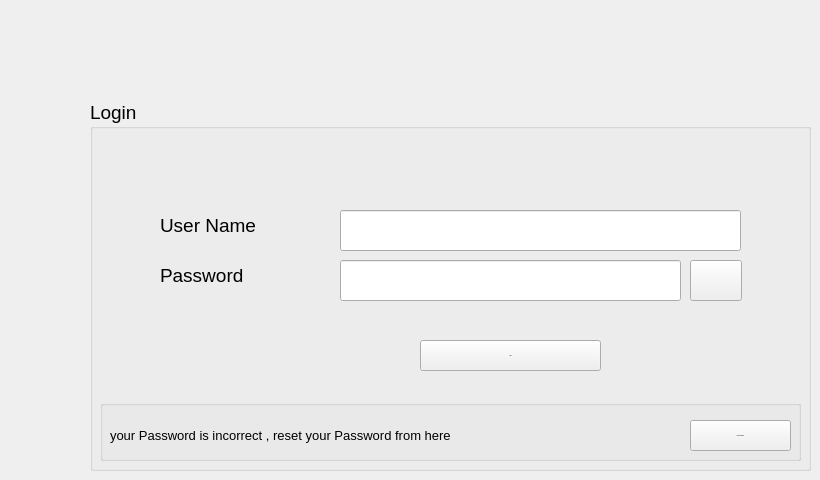
    <widget class="QWidget" name="tab_5">
     <attribute name="title">
      <string>صفحة</string>
     </attribute>
     <widget class="QGroupBox" name="groupBox_7">
      <property name="geometry">
       <rect>
        <x>90</x>
        <y>100</y>
        <width>721</width>
        <height>371</height>
       </rect>
      </property>
      <property name="font">
       <font>
        <family>Segoe UI</family>
        <pointsize>14</pointsize>
       </font>
      </property>
      <property name="title">
       <string>Login</string>
      </property>
      <widget class="QPushButton" name="pushButton_7">
       <property name="geometry">
        <rect>
         <x>330</x>
         <y>240</y>
         <width>181</width>
         <height>31</height>
        </rect>
       </property>
       <property name="font">
        <font>
         <family>Segoe UI</family>
         <pointsize>-1</pointsize>
        </font>
       </property>
       <property name="text">
        <string>Login</string>
       </property>
      </widget>
      <widget class="QLabel" name="label_13">
       <property name="geometry">
        <rect>
         <x>70</x>
         <y>160</y>
         <width>111</width>
         <height>31</height>
        </rect>
       </property>
       <property name="font">
        <font>
         <family>Segoe UI</family>
         <pointsize>14</pointsize>
        </font>
       </property>
       <property name="text">
        <string>Password</string>
       </property>
      </widget>
      <widget class="QLabel" name="label_3">
       <property name="geometry">
        <rect>
         <x>70</x>
         <y>110</y>
         <width>111</width>
         <height>31</height>
        </rect>
       </property>
       <property name="font">
        <font>
         <family>Segoe UI</family>
         <pointsize>14</pointsize>
        </font>
       </property>
       <property name="text">
        <string>User Name</string>
       </property>
      </widget>
      <widget class="QLineEdit" name="lineEdit_25">
       <property name="geometry">
        <rect>
         <x>250</x>
         <y>160</y>
         <width>341</width>
         <height>41</height>
        </rect>
       </property>
       <property name="font">
        <font>
         <family>Segoe UI</family>
         <pointsize>14</pointsize>
        </font>
       </property>
       <property name="echoMode">
        <enum>QLineEdit::Password</enum>
       </property>
      </widget>
      <widget class="QLineEdit" name="lineEdit_24">
       <property name="geometry">
        <rect>
         <x>250</x>
         <y>110</y>
         <width>401</width>
         <height>41</height>
        </rect>
       </property>
       <property name="font">
        <font>
         <family>Segoe UI</family>
         <pointsize>14</pointsize>
        </font>
       </property>
      </widget>
      <widget class="QGroupBox" name="groupBox_9">
       <property name="geometry">
        <rect>
         <x>10</x>
         <y>300</y>
         <width>701</width>
         <height>61</height>
        </rect>
       </property>
       <property name="font">
        <font>
         <family>Segoe UI</family>
        </font>
       </property>
       <property name="title">
        <string/>
       </property>
       <widget class="QPushButton" name="pushButton_8">
        <property name="geometry">
         <rect>
          <x>590</x>
          <y>20</y>
          <width>101</width>
          <height>31</height>
         </rect>
        </property>
        <property name="font">
         <font>
          <family>Segoe UI</family>
          <pointsize>-1</pointsize>
         </font>
        </property>
        <property name="text">
         <string>Reset Password</string>
        </property>
       </widget>
       <widget class="QLabel" name="label_49">
        <property name="geometry">
         <rect>
          <x>10</x>
          <y>20</y>
          <width>471</width>
          <height>31</height>
         </rect>
        </property>
        <property name="font">
         <font>
          <family>Segoe UI</family>
          <pointsize>10</pointsize>
         </font>
        </property>
        <property name="text">
         <string>your Password is incorrect , reset your Password from here</string>
        </property>
       </widget>
      </widget>
      <widget class="QPushButton" name="pushButton_88">
       <property name="geometry">
        <rect>
         <x>600</x>
         <y>160</y>
         <width>52</width>
         <height>41</height>
        </rect>
       </property>
       <property name="font">
        <font>
         <family>Segoe UI</family>
         <pointsize>-1</pointsize>
        </font>
       </property>
       <property name="text">
        <string/>
       </property>
      </widget>
     </widget>
    </widget>
